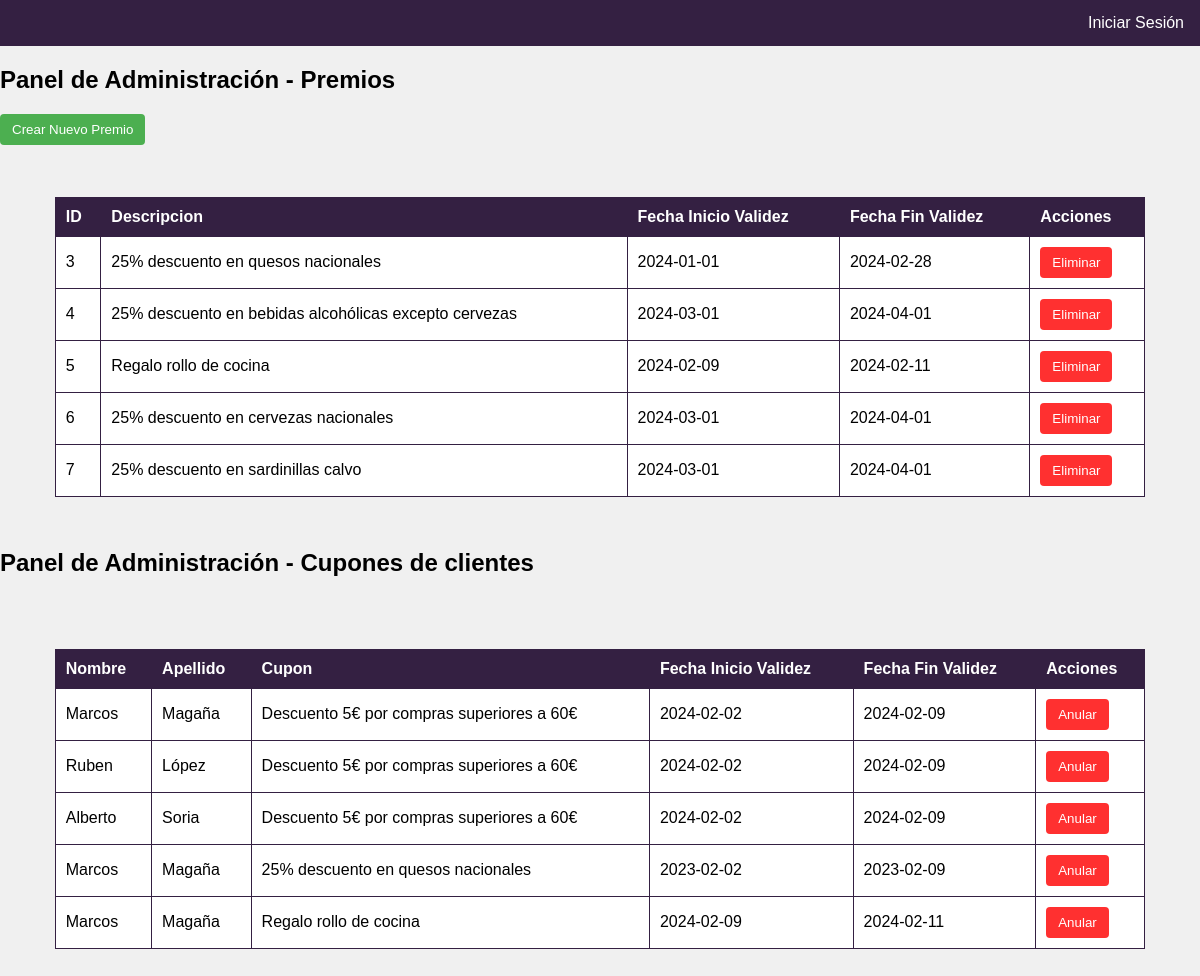
/panel_administracion.php (signed in), run on the app's committed database.
### tables this page shows
create table premios (
premioid tinyint NOT NULL auto_increment,
ddescrip varchar(100) not null,
fechai_validez date null,
fechaf_validez date null,
PRIMARY KEY (premioid)
);

create table cupones (
clienteid smallint not null,
premioid tinyint NOT NULL,
fechai_validez date not null,
fechaf_validez date null,
PRIMARY KEY (premioid,clienteid,fechai_validez),
constraint fk_cuc foreign key (clienteid) references clientes(clienteid) on delete cascade on update cascade,
constraint fk_cup foreign key (premioid) references premios(premioid) on delete cascade on update cascade
);

CREATE TABLE clientes (
  clienteid smallint NOT NULL auto_increment,
  cnombre varchar(50) NULL,
  capellido varchar(50) NULL,
  cclave varchar(50) NOT NULL,
  cemail varchar(100) NOT NULL UNIQUE,
  PRIMARY KEY (clienteid)
);

### panel_administracion.php (the view, shortened to what this page needs)
<?php
require_once 'conecta.php';
require_once 'menu.php';
function obtenerPremios($conexion) {
    $hoy = new DateTime();
    $fecha_actual = $hoy->format('Y-m-d');
    $sql = "SELECT * FROM premios where fechaf_validez >= ? ORDER BY premioID";
    $stmt = $conexion->prepare($sql);
    $stmt -> bindParam(1, $fecha_actual);
    $stmt->execute();
}
function obtenerCuponesDeCliente($conexion) {
    $sql = "SELECT clientes.clienteid, clientes.cnombre, clientes.capellido, premios.premioid, premios.ddescrip, cupones.fechai_validez, cupones.fechaf_validez
    from clientes, premios, cupones
    where premios.premioid = cupones.premioid
    AND clientes.clienteid = cupones.clienteid";
    $stmt = $conexion->prepare($sql);
    $stmt->execute();
}
$cupones = obtenerCuponesDeCliente($con);
$premios = obtenerPremios($con);
?>
<!DOCTYPE html>
<html lang="es">
<head>
</head>
<body>
    <h2>Panel de Administración - Premios</h2>
    <form action="crear_premio.php" method="post">
        <a href="crear_premio.php"><button class="btn-accion btn-crear">Crear Nuevo Premio</button></a>
    </form>
    <div id="panel-container">
        <table>
            <thead>
                <tr>
                    <th>ID</th>
                    <th>Descripcion</th>
                    <th>Fecha Inicio Validez</th>
                    <th>Fecha Fin Validez</th>
                    <th>Acciones</th>
                </tr>
            </thead>
            <tbody>
                <?php foreach ($premios as $premio) : ?>
                    <tr>
                        <td><?= $premio['premioid']; ?></td>
                        <td><?= $premio['ddescrip']; ?></td>
                        <td><?= $premio['fechai_validez']; ?></td>
                        <td><?= $premio['fechaf_validez']; ?></td>
                        <td>
                            <form action="eliminar_premio.php" method="post" onsubmit="return confirm('¿Estás seguro de que deseas borrar este premio?');" style="display: inline;">
                                <button type="submit" class="btn-accion btn-eliminar">Eliminar</button>
                            </form>
                        </td>
                    </tr>
                <?php endforeach; ?>
            </tbody>
        </table>
    </div>
    <h2>Panel de Administración - Cupones de clientes</h2>
    <div id="panel-container">
        <table>
            <thead>
                <tr>
                    <th>Nombre</th>
                    <th>Apellido</th>
                    <th>Cupon</th>
                    <th>Fecha Inicio Validez</th>
                    <th>Fecha Fin Validez</th>
                    <th>Acciones</th>
                </tr>
            </thead>
            <tbody>
                <?php foreach ($cupones as $cupon) : ?>
    <tr>
        <td><?= $cupon['cnombre']; ?></td>
        <td><?= $cupon['capellido']; ?></td>
        <td><?= $cupon['ddescrip']; ?></td>
        <td><?= $cupon['fechai_validez']; ?></td>
        <td><?= $cupon['fechaf_validez']; ?></td>
        <td>
            <?php if ($cupon['fechai_validez'] === '' && $cupon['fechaf_validez'] === '') : ?>
                <button class="btn-accion btn-anulado" disabled>Anulado</button>
            <?php elseif ($cupon['fechai_validez'] === '0000-00-00' || $cupon['fechaf_validez'] === '0000-00-00') : ?>
                <button class="btn-accion btn-anulado" disabled>Anulado</button>
            <?php else : ?>
                <form action="anular_cupon.php" method="post" onsubmit="return confirm('¿Estás seguro de que deseas anular este cupón?');" style="display: inline;">
                    <button type="submit" class="btn-accion btn-eliminar">Anular</button>
                </form>
            <?php endif; ?>
        </td>
    </tr>
<?php endforeach; ?>
            </tbody>
        </table>
    </div>
</body>
</html>

### menu.php (shortened to what this page needs)
<!DOCTYPE html>
<html lang="en">
<head>
    <link
    href="https://cdn.jsdelivr.net/npm/remixicon@4.1.0/fonts/remixicon.css"
    rel="stylesheet"
/>
</head>
<body>
<?php
$rol = isset($_SESSION['tipoUsuario']) ? $_SESSION['tipoUsuario'] : '';
?>
<nav>
    <?php
    if (empty($rol)) {
        echo '<a href="login.php" style="float: right;">Iniciar Sesión</a>';
    } else {
        echo '<a href="logout.php" style="float: right;">Cerrar Sesión</a>';
    }
    ?>
</nav>
</body>
</html>

### menu.php (style rules this page uses)
body { font-family: Arial, sans-serif; background-color: #f0f0f0; margin: 0; padding: 0; }
nav { background-color: #342042; overflow: hidden; position:sticky; top: 0; }
nav a { display: block; color: white; text-align: center; padding: 14px 16px; text-decoration: none; float: left; transition: background-color 0.3s; }

### panel_administracion.php (style rules this page uses)
#panel-container { display: flex; flex-direction: column; align-items: center; justify-content: center; gap: 20px; padding: 2em; }
table { width: 96%; border-collapse: collapse; margin-top: 20px; }
table, th, td { border: 1px solid #342042; }
th, td { padding: 10px; text-align: left; }
td { background: #fff; }
th { background-color: #342042; color: white; }
.btn-accion { padding: 8px 12px; border: none; border-radius: 4px; cursor: pointer; }
.btn-crear { background-color: #4CAF50; color: white; }
.btn-eliminar { background-color: #FF3030; color: white; }

### data on the page
premios: premioid "3", ddescrip "25% descuento en quesos nacionales", fechai_validez "2024-01-01", fechaf_validez "2024-02-28"
premios: premioid "4", ddescrip "25% descuento en bebidas alcohólicas excepto cervezas", fechai_validez "2024-03-01", fechaf_validez "2024-04-01"
premios: premioid "5", ddescrip "Regalo rollo de cocina", fechai_validez "2024-02-09", fechaf_validez "2024-02-11"
premios: premioid "6", ddescrip "25% descuento en cervezas nacionales", fechai_validez "2024-03-01", fechaf_validez "2024-04-01"
premios: premioid "7", ddescrip "25% descuento en sardinillas calvo", fechai_validez "2024-03-01", fechaf_validez "2024-04-01"
cupones: clienteid.cnombre "Marcos", clienteid.capellido "Magaña", premioid.ddescrip "Descuento 5€ por compras superiores a 60€", fechai_validez "2024-02-02", fechaf_validez "2024-02-09"
cupones: clienteid.cnombre "Ruben", clienteid.capellido "López", premioid.ddescrip "Descuento 5€ por compras superiores a 60€", fechai_validez "2024-02-02", fechaf_validez "2024-02-09"
cupones: clienteid.cnombre "Alberto", clienteid.capellido "Soria", premioid.ddescrip "Descuento 5€ por compras superiores a 60€", fechai_validez "2024-02-02", fechaf_validez "2024-02-09"
cupones: clienteid.cnombre "Marcos", clienteid.capellido "Magaña", premioid.ddescrip "25% descuento en quesos nacionales", fechai_validez "2023-02-02", fechaf_validez "2023-02-09"
cupones: clienteid.cnombre "Marcos", clienteid.capellido "Magaña", premioid.ddescrip "Regalo rollo de cocina", fechai_validez "2024-02-09", fechaf_validez "2024-02-11"
